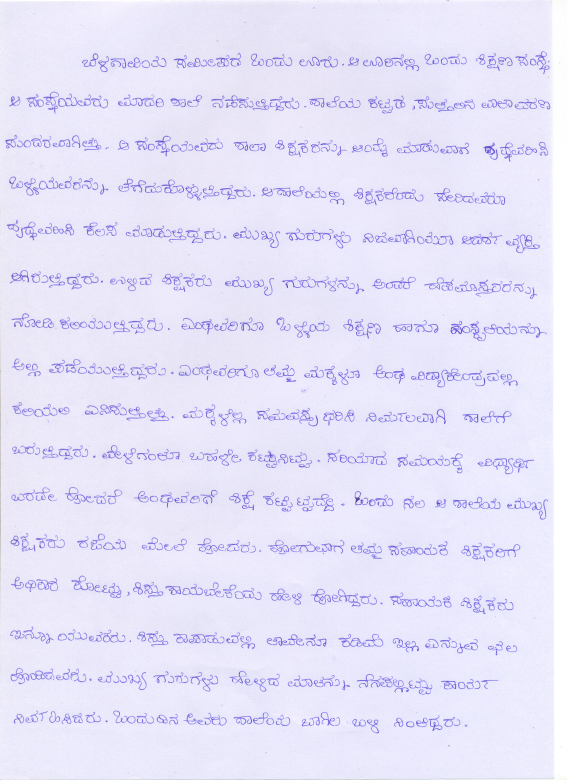
%> input picture writer identification for kannada handwritten documents/Datasets/K10.jpg, 1700 x 2340 px, given in place of 1.bmp, which was not available (shown at 1/3 size)
$ octave FeatureImagesW1.m   (GNU Octave 9; MATLAB toolbox functions it lacks are replaced by stand-ins)
%> lines starting %> are read from the running program, lines starting %| are printed output that depends on the picture; pictures that were not available may be replaced by others from this repository, and a replacement may not be noted
close all;
clear all;
clc;
%initializing the clock
t1=clock;

%Name of the Images Used
FN{1,1} = 'K1';
FN{1,2} = 'K2';
FN{1,3} = 'K3';
FN{1,4} = 'K4';
FN{1,5} = 'K5';
FN{1,6} = 'K6';
FN{1,7} = 'K7';
FN{1,8} = 'K8';
FN{1,9} = 'K9';
FN{1,10} = 'K10';
FN{1,11} = 'K11';
FN{1,12} = 'K12';
FN{1,13} = 'K13';
FN{1,14} = 'K14';

for i = 1:1%14


    for j = 1:1%50
        ImP = strcat('D:\PRAVEEN\Mtech finalproject\image sets\',FN{1,i},'\',int2str(j),'.bmp')
        X = (imread(ImP));
%> X is the input picture: size 2340x1700x3 uint8; mean R, G, B 229.6, 227.1, 249.6
        X2 = rgb2gray(X);
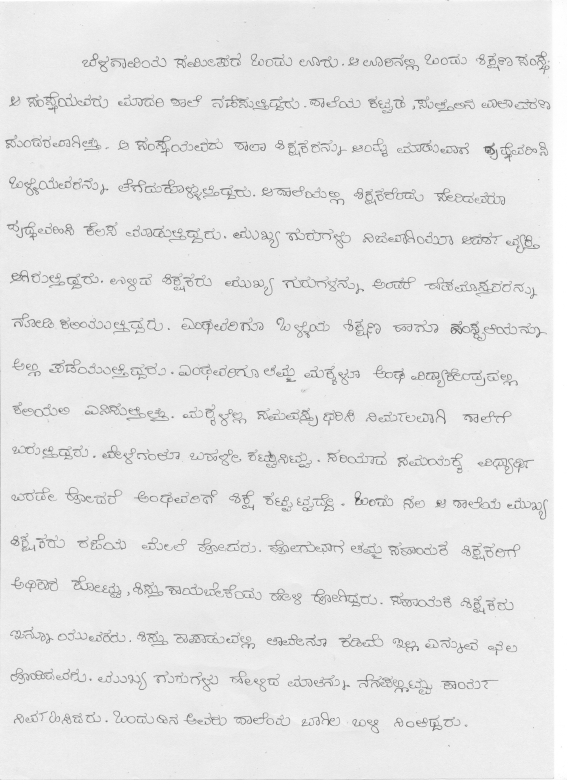
%> X2: size 2340x1700 uint8 (shown at 1/3 size); min 68, max 255, mean 230.4
        % [22 lines of commented-out code are left out]
    [a1,h1,v1,d1] = dwt2(X2,'haar');
Fs1(1) = mean(h1(:));
Fs1(2) = std2(h1(:));
Fs1(3) = mean(v1(:));
Fs1(4) = std2(v1(:));
Fs1(5) = mean(d1(:));
Fs1(6) = std2(d1(:));

[a2,h2,v2,d2] = dwt2(a1,'haar');
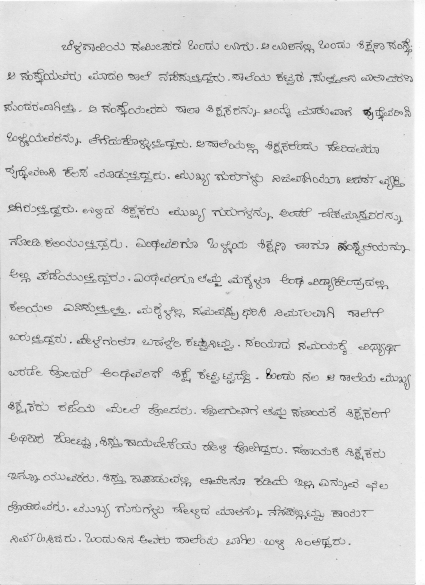
%> a2: size 585x425 double; min 335.8, max 1020, mean 921.6; drawn with min black and max white
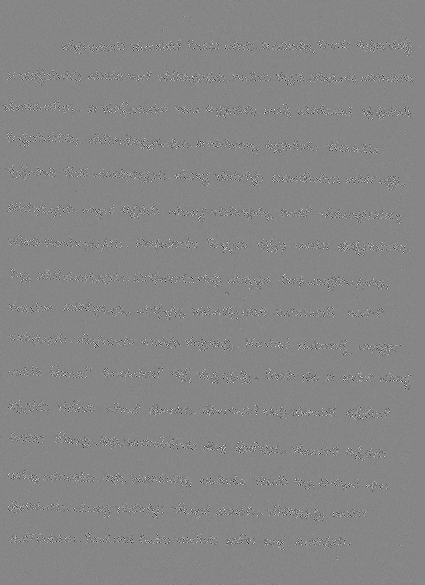
%> d2: size 585x425 double; min -183.3, max 163.5, mean -0.4; drawn with min black and max white


Fs1(7) = mean(h2(:));
Fs1(8) = std2(h2(:));
Fs1(9) = mean(v2(:));
Fs1(10) = std2(v2(:));
Fs1(11) = mean(d2(:));
Fs1(12) = std2(d2(:));

[a3,h3,v3,d3] = dwt2(a2,'haar');
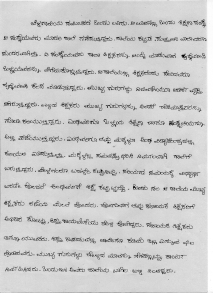
%> a3: size 293x213 double; min 1064.1, max 2040, mean 1843.6; drawn with min black and max white
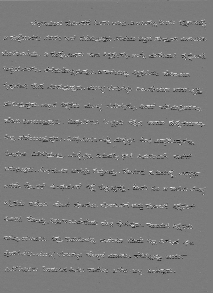
%> h3: size 293x213 double; min -413.4, max 438.9, mean 0.1; drawn with min black and max white
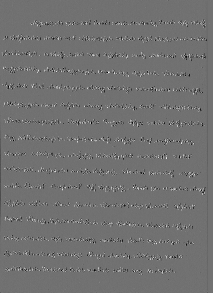
%> v3: size 293x213 double; min -383.1, max 477.3, mean -0.4; drawn with min black and max white
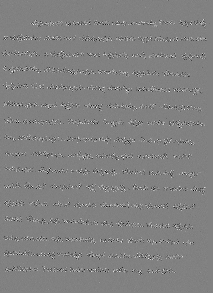
%> d3: size 293x213 double; min -277.5, max 268.1, mean -0.6; drawn with min black and max white

Fs1(13) = mean(h3(:));
Fs1(14) = std2(h3(:));
Fs1(15) = mean(v3(:));
Fs1(16) = std2(v3(:));
Fs1(17) = mean(d3(:));
Fs1(18) = std2(d3(:));


        %path of the TRAINED FEATURE DATA to be stored
       impathwrite = strcat('D:\PRAVEEN\Mtech finalproject\FeaturesW1\',FN{1,i},'\',int2str(j),'.mat');

        %Saving the workspace of variables Horizontal,Vertical & Diagonal
        save(impathwrite, 'Fs1');
    end
end
%calculating the ellpsed time
t2=etime(clock,t1);
t2

$ run again, on writer identification for kannada handwritten documents/Datasets/K11.jpg
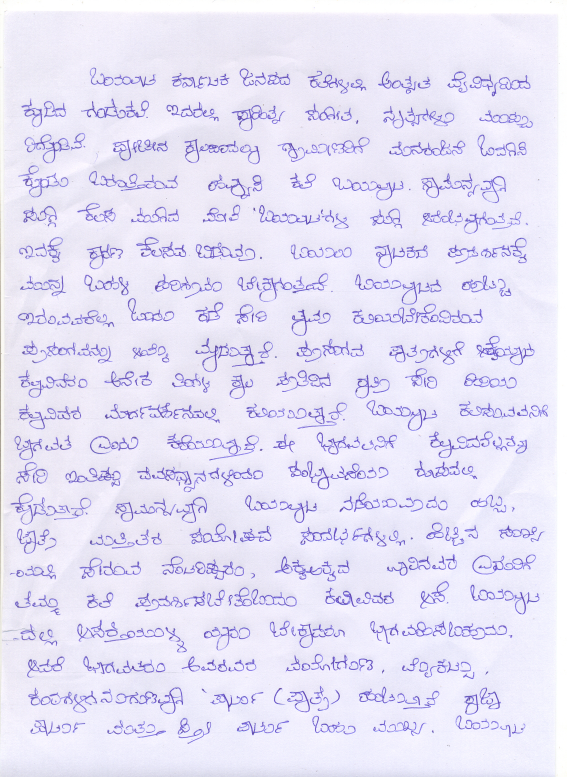
%> input picture writer identification for kannada handwritten documents/Datasets/K11.jpg, 1700 x 2331 px, given in place of 1.bmp, which was not available (shown at 1/3 size)
%> X is the input picture: size 2331x1700x3 uint8; mean R, G, B 229.8, 226.5, 246.4
%> `[a3,h3,v3,d3] = dwt2(a2,'haar');`:
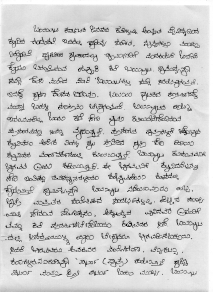
%> a3: size 292x213 double; min 977.6, max 2040, mean 1838.3; drawn with min black and max white
%> `[a3,h3,v3,d3] = dwt2(a2,'haar');`:
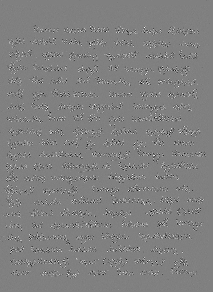
%> d3: size 292x213 double; min -360.5, max 353.4, mean -0.8; drawn with min black and max white

$ run again, on writer identification for kannada handwritten documents/Datasets/K12.jpg
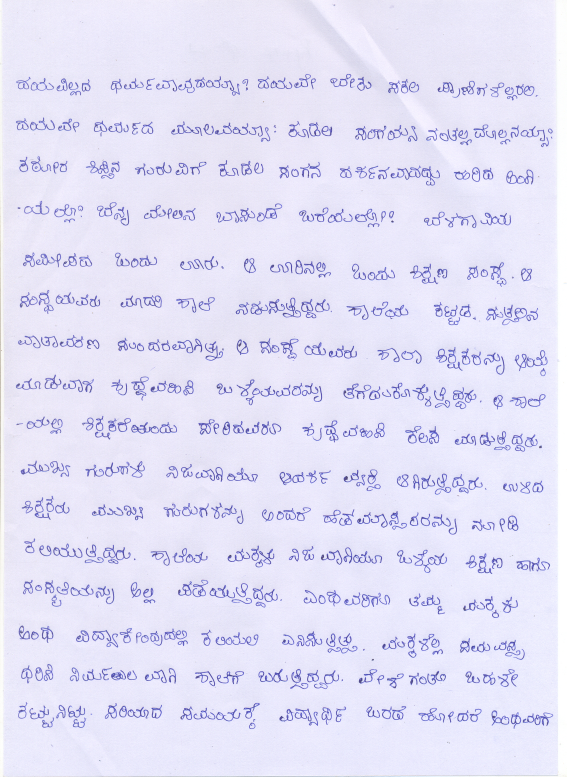
%> input picture writer identification for kannada handwritten documents/Datasets/K12.jpg, 1700 x 2331 px, given in place of 1.bmp, which was not available (shown at 1/3 size)
%> X is the input picture: size 2331x1700x3 uint8; mean R, G, B 226.7, 224.9, 246.6
%> `[a3,h3,v3,d3] = dwt2(a2,'haar');`:
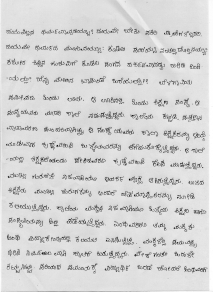
%> a3: size 292x213 double; min 723.8, max 2040, mean 1823.7; drawn with min black and max white
%> `[a3,h3,v3,d3] = dwt2(a2,'haar');`:
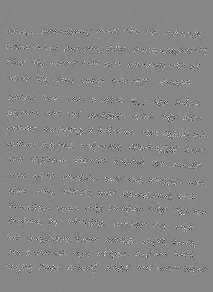
%> d3: size 292x213 double; min -382.9, max 339.6, mean -0.7; drawn with min black and max white
